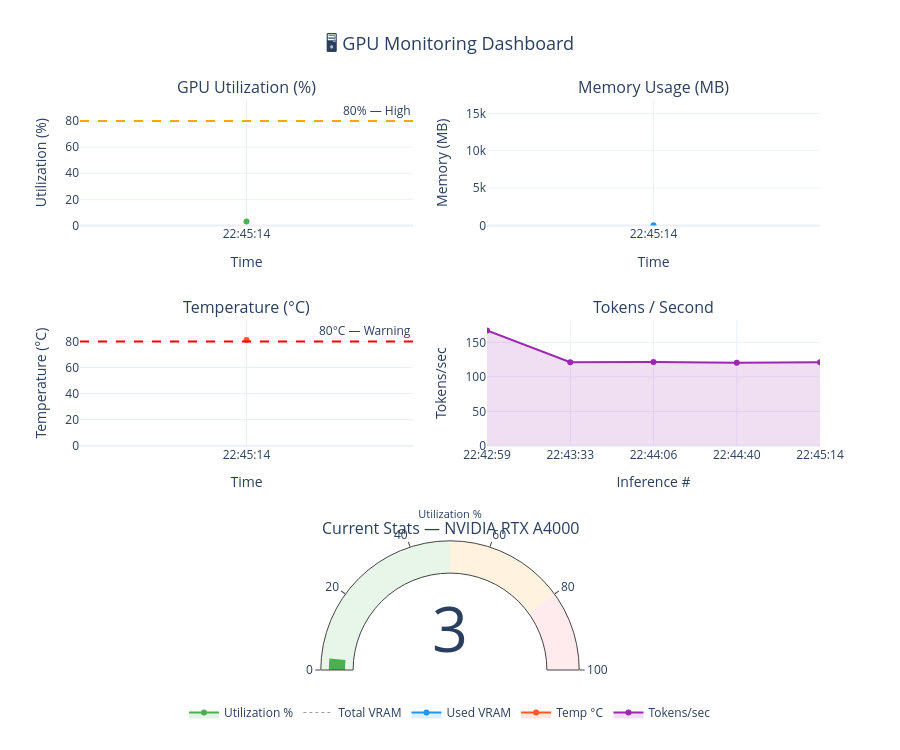

Notebook code cell kept with this figure:
### Markdown cell above
## 6. GPU Monitoring

FLUX.1-dev uses significantly more VRAM than the chatbot (GGUF transformer + text encoders + VAE loaded).
Observe how the diffusion pipeline occupies GPU memory.

### Code cell
monitor.display_dashboard()

### Figure 1 — Plotly figure (JSON) as saved in the notebook; plotly's stock layout.template omitted (floating-point values rounded to 4 significant figures)
{"data": [{"fill": "tozeroy", "fillcolor": "rgba(76,175,80,0.15)", "line": {"color": "#4CAF50", "width": 2}, "mode": "lines+markers", "name": "Utilization %", "type": "scatter", "x": ["22:45:14"], "xaxis": "x", "y": [3], "yaxis": "y"}, {"line": {"color": "#9E9E9E", "dash": "dot", "width": 1}, "mode": "lines", "name": "Total VRAM", "type": "scatter", "x": ["22:45:14"], "xaxis": "x2", "y": [15970.0], "yaxis": "y2"}, {"fill": "tozeroy", "fillcolor": "rgba(33,150,243,0.15)", "line": {"color": "#2196F3", "width": 2}, "mode": "lines+markers", "name": "Used VRAM", "type": "scatter", "x": ["22:45:14"], "xaxis": "x2", "y": [9.1], "yaxis": "y2"}, {"fill": "tozeroy", "fillcolor": "rgba(255,87,34,0.15)", "line": {"color": "#FF5722", "width": 2}, "mode": "lines+markers", "name": "Temp °C", "type": "scatter", "x": ["22:45:14"], "xaxis": "x3", "y": [81], "yaxis": "y3"}, {"fill": "tozeroy", "fillcolor": "rgba(156,39,176,0.15)", "line": {"color": "#9C27B0", "width": 2}, "mode": "lines+markers", "name": "Tokens/sec", "type": "scatter", "x": ["22:42:59", "22:43:33", "22:44:06", "22:44:40", "22:45:14"], "xaxis": "x4", "y": [167.5, 121.3, 121.5, 120.5, 121.2], "yaxis": "y4"}, {"domain": {"column": 0, "row": 0, "x": [0, 1], "y": [0, 0.2267]}, "gauge": {"axis": {"range": [0, 100]}, "bar": {"color": "#4CAF50"}, "steps": [{"color": "#e8f5e9", "range": [0, 50]}, {"color": "#fff3e0", "range": [50, 80]}, {"color": "#ffebee", "range": [80, 100]}]}, "mode": "gauge+number", "title": {"font": {"size": 11}, "text": "Utilization %"}, "type": "indicator", "value": 3}], "layout": {"annotations": [{"font": {"size": 16}, "showarrow": false, "text": "GPU Utilization (%)", "x": 0.225, "xanchor": "center", "xref": "paper", "y": 1, "yanchor": "bottom", "yref": "paper"}, {"font": {"size": 16}, "showarrow": false, "text": "Memory Usage (MB)", "x": 0.775, "xanchor": "center", "xref": "paper", "y": 1, "yanchor": "bottom", "yref": "paper"}, {"font": {"size": 16}, "showarrow": false, "text": "Temperature (°C)", "x": 0.225, "xanchor": "center", "xref": "paper", "y": 0.6133, "yanchor": "bottom", "yref": "paper"}, {"font": {"size": 16}, "showarrow": false, "text": "Tokens / Second", "x": 0.775, "xanchor": "center", "xref": "paper", "y": 0.6133, "yanchor": "bottom", "yref": "paper"}, {"font": {"size": 16}, "showarrow": false, "text": "Current Stats — NVIDIA RTX A4000", "x": 0.5, "xanchor": "center", "xref": "paper", "y": 0.2267, "yanchor": "bottom", "yref": "paper"}, {"showarrow": false, "text": "80% — High", "x": 1, "xanchor": "right", "xref": "x domain", "y": 80, "yanchor": "bottom", "yref": "y"}, {"showarrow": false, "text": "80°C — Warning", "x": 1, "xanchor": "right", "xref": "x3 domain", "y": 80, "yanchor": "bottom", "yref": "y3"}], "height": 750, "legend": {"orientation": "h", "x": 0.5, "xanchor": "center", "y": -0.1, "yanchor": "bottom"}, "shapes": [{"line": {"color": "orange", "dash": "dash"}, "type": "line", "x0": 0, "x1": 1, "xref": "x domain", "y0": 80, "y1": 80, "yref": "y"}, {"line": {"color": "red", "dash": "dash"}, "type": "line", "x0": 0, "x1": 1, "xref": "x3 domain", "y0": 80, "y1": 80, "yref": "y3"}], "showlegend": true, "title": {"font": {"size": 18}, "text": "🖥️ GPU Monitoring Dashboard", "x": 0.5}, "xaxis": {"anchor": "y", "domain": [0, 0.45], "title": {"text": "Time"}}, "xaxis2": {"anchor": "y2", "domain": [0.55, 1], "title": {"text": "Time"}}, "xaxis3": {"anchor": "y3", "domain": [0, 0.45], "title": {"text": "Time"}}, "xaxis4": {"anchor": "y4", "domain": [0.55, 1], "title": {"text": "Inference #"}}, "yaxis": {"anchor": "x", "domain": [0.78, 1], "title": {"text": "Utilization (%)"}}, "yaxis2": {"anchor": "x2", "domain": [0.78, 1], "title": {"text": "Memory (MB)"}}, "yaxis3": {"anchor": "x3", "domain": [0.3933, 0.6133], "title": {"text": "Temperature (°C)"}}, "yaxis4": {"anchor": "x4", "domain": [0.3933, 0.6133], "title": {"text": "Tokens/sec"}}}}
